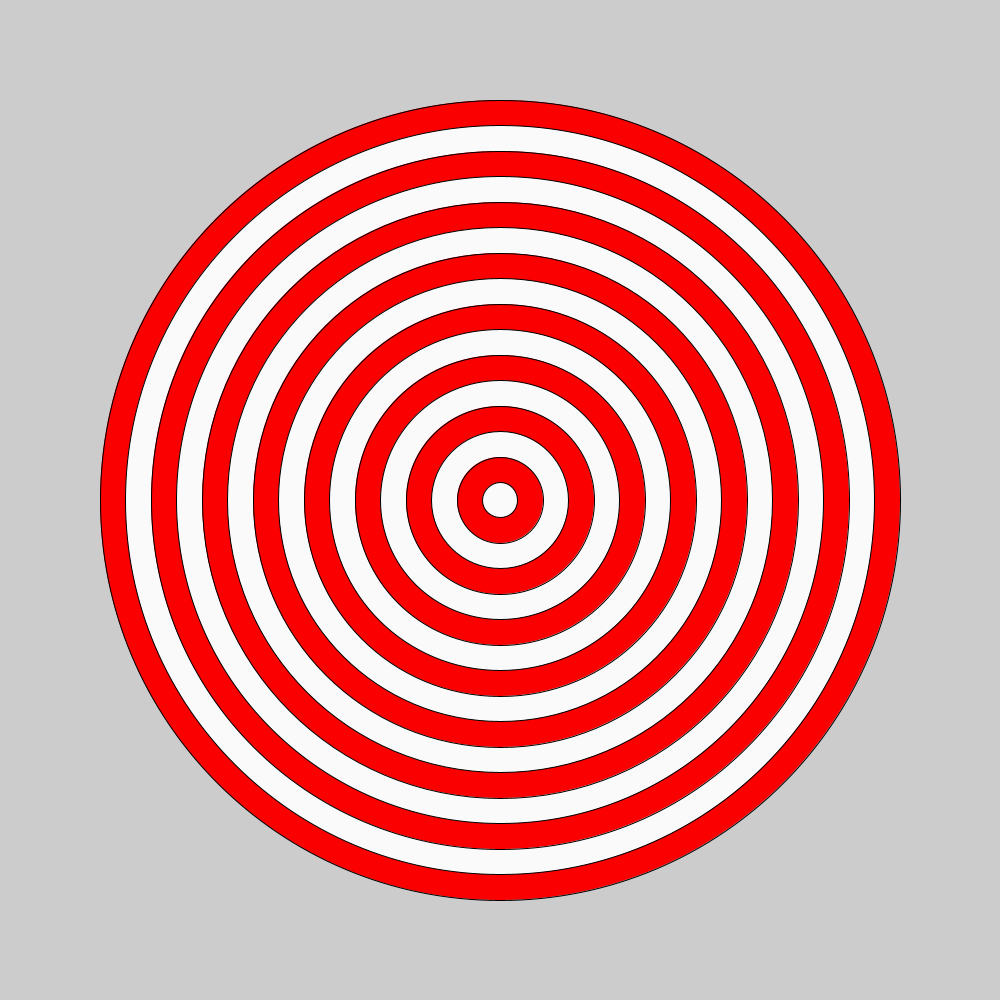
Frame 1 (no input)
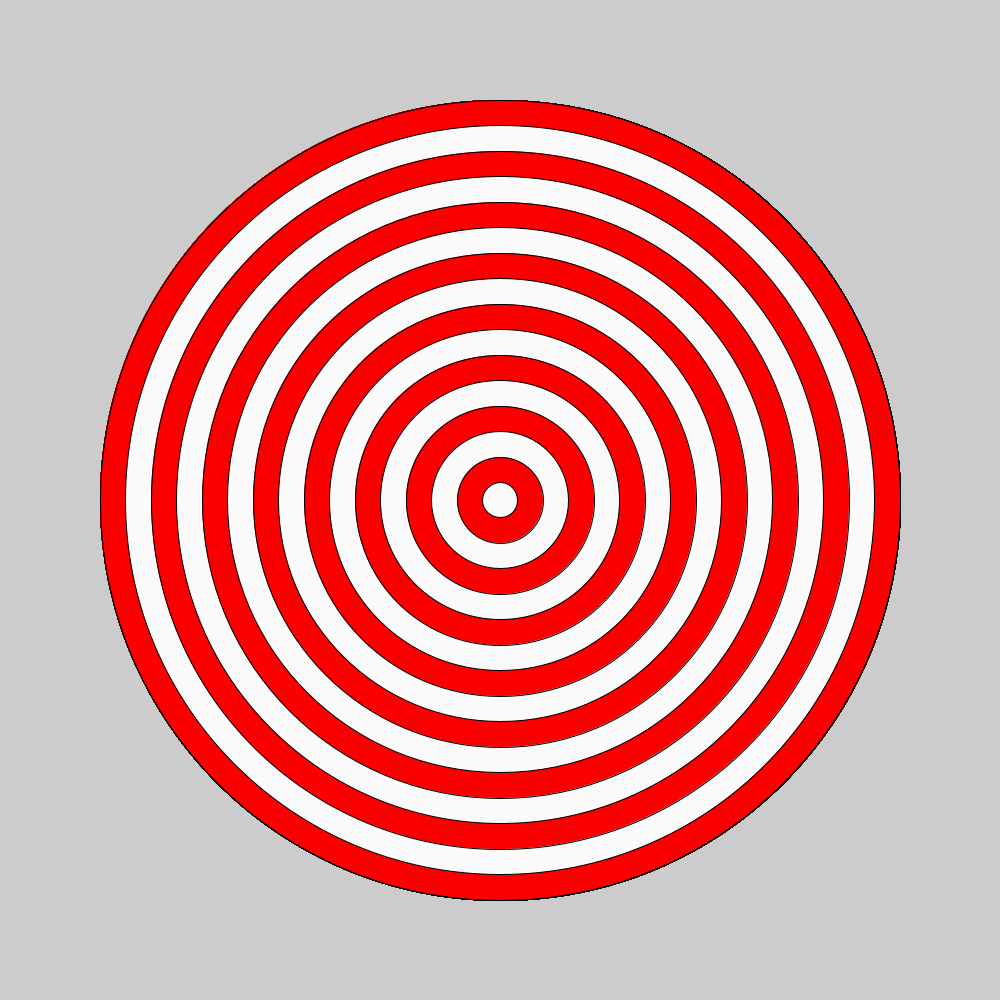
Frame 60 (the mouse pressed at the canvas centre just before this capture)
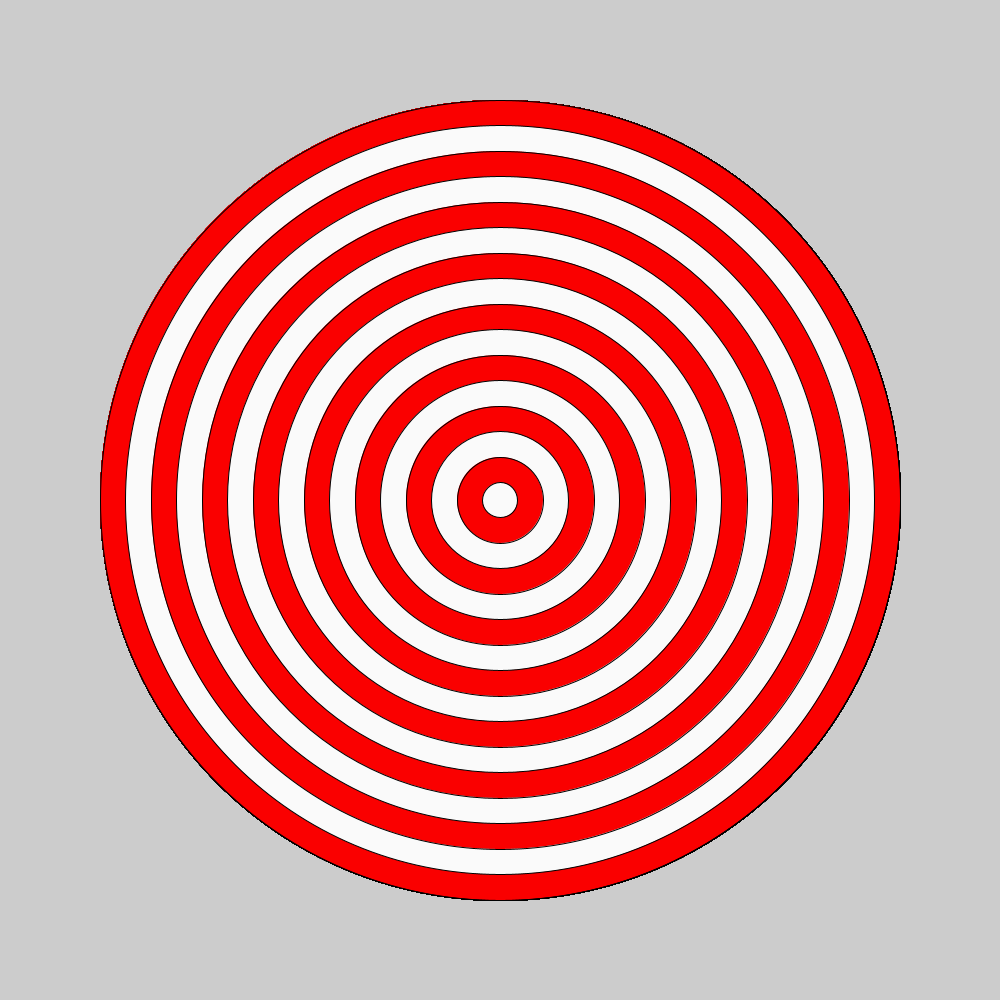
Frame 120 (the mouse held since frame 60 and released just before this capture)

The Processing sketch that drew these frames (run headless with seeded random() and noise(); from frame 60 on, the mouse is pressed at the canvas centre):

// Processing sketch: bullseye
// ── bullseye.pde


void setup() {
  size(1000, 1000);
}
void draw() {
  for (int i =800; i>0; i=i-51) {

    if ((i%2)==0) { 
      fill(250, 0, 0);
    } else {
      fill(250, 250, 250);
    }
    ellipse(500, 500, i, i);
  }
}
